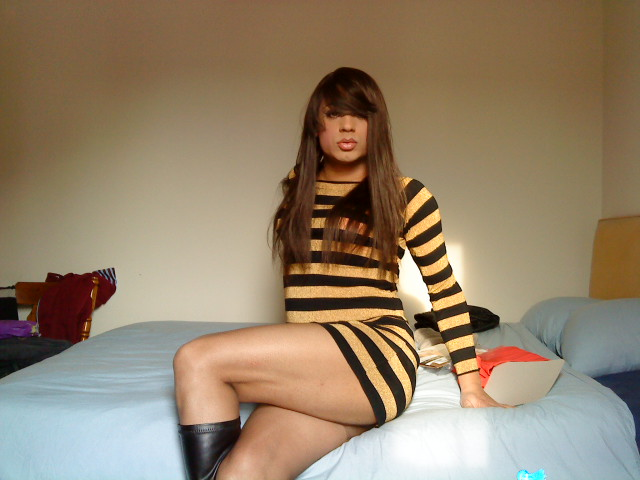
#> input picture images/gallery/18march2010023.jpg, 640 x 480 px, found by its file name; its folder holds 4 pictures in this run
$ python resizer.py
#> lines starting #> are read from the running program, lines starting #| are printed output that depends on the picture
from PIL import Image
import os
folder="images\\gallery"
files=os.listdir(folder)
for file in files:
	if os.path.isfile(folder+"\\"+file):
		print(folder+"\\"+file)
		basewidth = 300
		img = Image.open(folder+"\\"+file)
#> img is the input picture: PIL image 640x480 RGB; mean R, G, B 148.7, 130.7, 107.1
		wpercent = (basewidth / float(img.size[0]))
#> wpercent = 0.469
		hsize = int((float(img.size[1]) * float(wpercent)))
#> hsize = 225
		img = img.resize((basewidth, hsize), Image.LANCZOS)
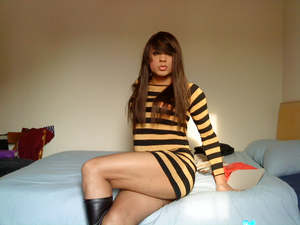
#> img: PIL image 300x225 RGB; mean R, G, B 148.7, 130.7, 107.1
#> pass 3 of the loop `for file in files:`:
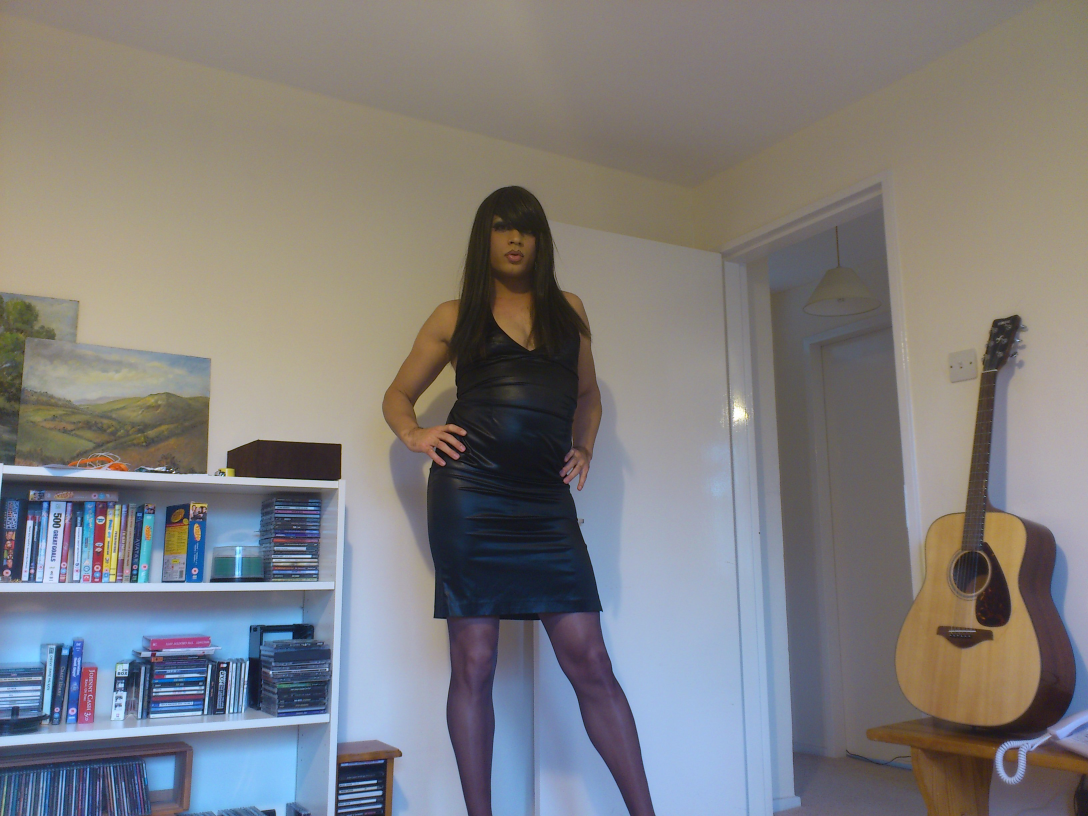
#> input picture images/gallery/april2012139.jpg, 3264 x 2448 px, found by its file name (shown at 1/3 size)
#> img is the input picture: PIL image 3264x2448 RGB; mean R, G, B 127.4, 125.7, 125.9
#> `img = img.resize((basewidth, hsize), Image.LANCZOS)`:
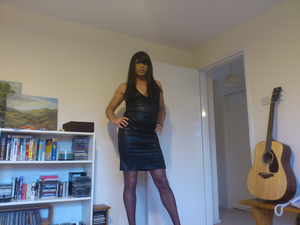
#> img: PIL image 300x225 RGB; mean R, G, B 127.4, 125.7, 125.9
#> the loop made 4 passes; the first 3 are shown
		img.save(folder+"\\300\\"+file)
